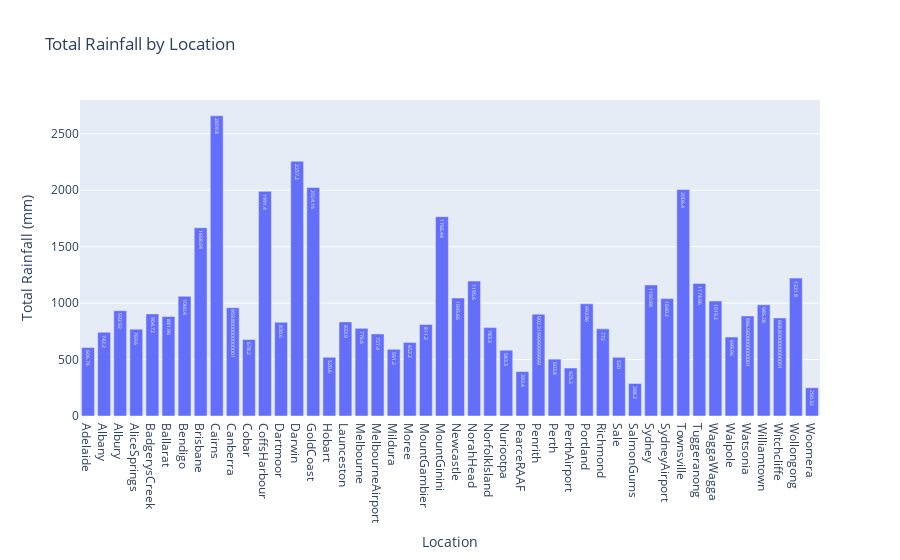

This figure's notebook cell:
### Code cell
# Plot with plotly express

fig2 = px.bar(
    rainfall_2010,
    x="Location",
    y="Rainfall",
    title="Total Rainfall by Location",
    labels={'Rainfall': 'Total Rainfall (mm)'},
    text='Rainfall'
)
fig2.show()

### Figure 1 — Plotly figure (JSON) as saved in the notebook; plotly's stock layout.template omitted (floating-point values rounded to 4 significant figures)
{"data": [{"alignmentgroup": "True", "hovertemplate": "Location=%{x}<br>Total Rainfall (mm)=%{text}<extra></extra>", "legendgroup": "", "marker": {"color": "#636efa", "pattern": {"shape": ""}}, "name": "", "offsetgroup": "", "orientation": "v", "showlegend": false, "text": [606.8, 742.2, 932.9, 769.6, 904.7, 882.0, 1060.0, 1668.0, 2660.0, 959.8, 678.2, 1991.0, 830.6, 2257.0, 2024.0, 520.6, 833.9, 776.6, 727.4, 591.2, 652.2, 811.2, 1766.0, 1046.0, 1196.0, 783.3, 583.3, 393.4, 902.3, 503.8, 425.2, 994.0, 772, 520, 288.2, 1161.0, 1040.0, 2006.0, 1175.0, 1019.0, 700.0, 886.6, 985.3, 868.8, 1222.0, 250.3], "textposition": "auto", "type": "bar", "x": ["Adelaide", "Albany", "Albury", "AliceSprings", "BadgerysCreek", "Ballarat", "Bendigo", "Brisbane", "Cairns", "Canberra", "Cobar", "CoffsHarbour", "Dartmoor", "Darwin", "GoldCoast", "Hobart", "Launceston", "Melbourne", "MelbourneAirport", "Mildura", "Moree", "MountGambier", "MountGinini", "Newcastle", "NorahHead", "NorfolkIsland", "Nuriootpa", "PearceRAAF", "Penrith", "Perth", "PerthAirport", "Portland", "Richmond", "Sale", "SalmonGums", "Sydney", "SydneyAirport", "Townsville", "Tuggeranong", "WaggaWagga", "Walpole", "Watsonia", "Williamtown", "Witchcliffe", "Wollongong", "Woomera"], "xaxis": "x", "y": [606.8, 742.2, 932.9, 769.6, 904.7, 882.0, 1060.0, 1668.0, 2660.0, 959.8, 678.2, 1991.0, 830.6, 2257.0, 2024.0, 520.6, 833.9, 776.6, 727.4, 591.2, 652.2, 811.2, 1766.0, 1046.0, 1196.0, 783.3, 583.3, 393.4, 902.3, 503.8, 425.2, 994.0, 772, 520, 288.2, 1161.0, 1040.0, 2006.0, 1175.0, 1019.0, 700.0, 886.6, 985.3, 868.8, 1222.0, 250.3], "yaxis": "y"}], "layout": {"barmode": "relative", "legend": {"tracegroupgap": 0}, "title": {"text": "Total Rainfall by Location"}, "xaxis": {"anchor": "y", "domain": [0, 1], "title": {"text": "Location"}}, "yaxis": {"anchor": "x", "domain": [0, 1], "title": {"text": "Total Rainfall (mm)"}}}}
